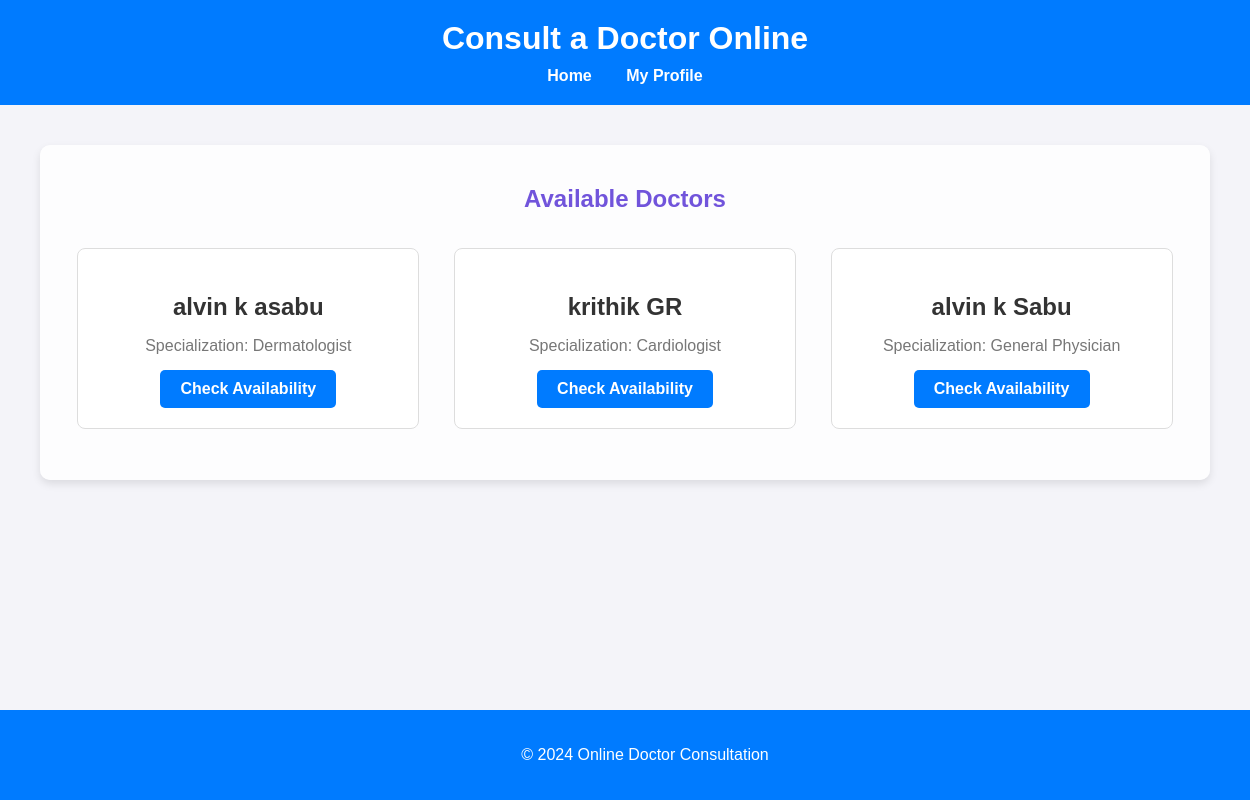
Screenshot of /doctors/ (signed in) with the database file from the repository.
### myapp/models.py (models this page shows, shortened)
class Doctor(models.Model):
    SPECIALIZATION_CHOICES = [
        ('general', 'General Physician'),
        ('cardiologist', 'Cardiologist'),
        ('dermatologist', 'Dermatologist'),
    ]
    name = models.CharField(max_length=100)
    specialization = models.CharField(max_length=50, choices=SPECIALIZATION_CHOICES)
    description = models.TextField()
    video_call_link = models.URLField()  # Link for the video call

### myapp/views.py (the view)
# urls.py: path('doctors/', views.doctor_list, name='doctor_list'),
@login_required(login_url=user_login)
def doctor_list(request):
    doctors = Doctor.objects.all()
    return render(request, 'doctor_list.html', {'doctors': doctors})

### myapp/templates/doctor_list.html (shortened to what this page needs)
<!DOCTYPE html>
<html lang="en">
<head>
</head>
<body>
    <header>
        <h1>Consult a Doctor Online</h1>
        <nav>
            <a href="/">Home</a>
            <a href="/profile/">My Profile</a>
        </nav>
    </header>
    <main>
        <section class="doctor-list-section">
            <h2>Available Doctors</h2>
            <ul class="doctor-list">
                {% for doctor in doctors %}
                <li class="doctor-card">
                    <h3>{{ doctor.name }}</h3>
                    <p>Specialization: {{ doctor.get_specialization_display }}</p>
                    <a class="button" href="{% url 'doctor_availability' doctor.id %}">Check Availability</a>
                </li>
                {% endfor %}
            </ul>
        </section>
    </main>
    <footer>
        <p>&copy; 2024 Online Doctor Consultation</p>
    </footer>
</body>
</html>

### myapp/templates/doctor_list.html (style rules this page uses)
body { font-family: Arial, sans-serif; background-color: #f4f4f9; margin: 0; padding: 0; color: #333; background-image: url(https://wallpapers.com/images/high/doctor-with-globe-in-hand-hd-medical-dff7ahiwc5xsfjm0.webp); }
header { background-color: #007bff; color: white; padding: 20px; text-align: center; transition: background-color 0.3s; }
header h1 { margin: 0; font-size: 2em; }
nav { margin-top: 10px; }
nav a { color: white; margin: 0 15px; text-decoration: none; font-weight: bold; transition: color 0.3s; }
main { padding: 40px; max-width: 1200px; margin: auto; }
.doctor-list-section { background-color: rgba(255, 255, 255, 0.8); border-radius: 10px; padding: 20px; backdrop-filter: blur(3px); box-shadow: 0 4px 8px rgba(0, 0, 0, 0.1); }
h2 { text-align: center; color: #7154db; animation: fadeIn 1s ease-in-out; }
.doctor-list { list-style-type: none; padding: 0; display: flex; flex-wrap: wrap; justify-content: space-around; }
.doctor-card { background-color: #ffffff; border: 1px solid #ddd; border-radius: 8px; padding: 20px; width: 300px; margin: 15px; text-align: center; box-shadow: 0 2px 5px rgba(0, 0, 0, 0); transition: transform 0.3s, box-shadow 0.3s; }
.doctor-card h3 { color: #333; font-size: 1.5em; margin-bottom: 10px; }
.doctor-card p { font-size: 1em; color: #777; margin-bottom: 15px; }
.button { background-color: #007bff; color: white; padding: 10px 20px; text-decoration: none; border-radius: 5px; font-weight: bold; display: inline-block; transition: background-color 0.3s, transform 0.3s; }
footer { text-align: center; padding: 20px; background-color: #007bff; color: white; position: absolute; width: 100%; bottom: 0; transition: background-color 0.3s; }

### rows the page displays
Doctor: name "alvin k asabu", specialization "Dermatologist"
Doctor: name "krithik GR", specialization "Cardiologist"
Doctor: name "alvin k Sabu", specialization "General Physician"
